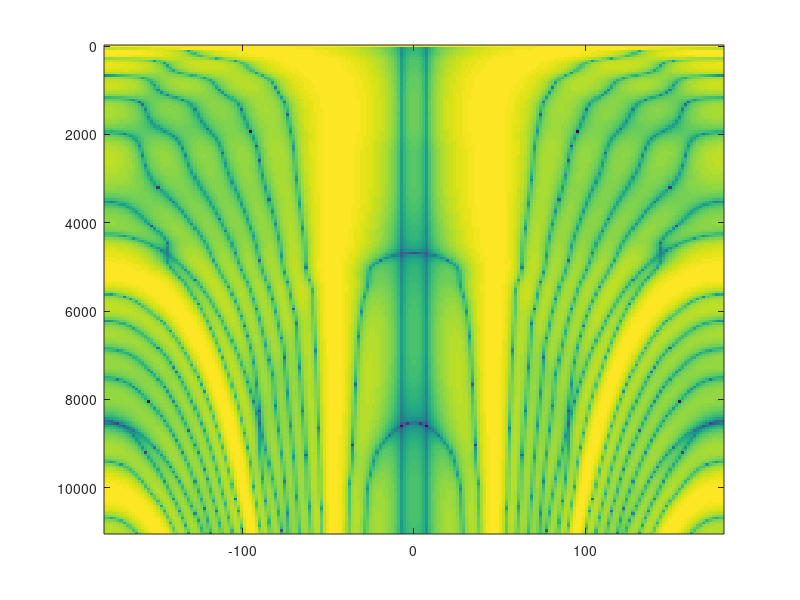

MATLAB code to generate this figure: (Note: this script raises an error after producing the figure.)
%% ex9: dynamic beampattern

clear
clc
addpath 'E:\MATLAB2021b\RIR-Generator-master'

%% parameters 
fs=22050;
c = 340;                  % Sound velocity (m/s) 
num_mics=8;               % micphone number 
% distance between microphone (linear array) 
d=0.04; 
% Microphone array position [x y z] (m) 
position_mics = [1 1.5 2;  
                 1+d 1.5 2; 
                 1+2*d 1.5 2; 
                 1+3*d 1.5 2; 
                 1+4*d 1.5 2; 
                 1+5*d 1.5 2; 
                 1+6*d 1.5 2; 
                 1+7*d 1.5 2];  

% distance matrix of mics
l_mn = zeros(num_mics, num_mics);
for i = 1:num_mics
    for j = 1:num_mics
        l_mn(i, j) = abs(i - j) * d;
    end
end

% Source position [x y z] (m)
% v_x=0.5;
% v_y=0;
% v_z=0;
% t=[0:0.1:length(source)/fs]';

%% RIR parameters
room = [8 6 5];                % Room dimensions [x y z] (m)
rev_time = 0.3;             % Reverberation time (s)
m = 4096;                   % Number of samples
mtype = 'omnidirectional';  % Type of microphone
order =-1;                  % Reflection order
dim = 3;                    % Room dimension
orientation=0;            % Microphone orientation (rad)
hp_filter = 1;              % Enable high-pass filter


% for n=1:length(t)
%   position_source = [2+v_x*t(n) 3.5+v_y*t(n) 2+v_z*t(n)]; 

  % interference position [x y z] (m) 
  % position_interf = [3 3 2];   

  % DOA 
  
  thetas_source=46.6; 
  thetas_interf=6.8;
  n_fft=201;
% % 
% %   rir_desired = rir_generator(c, fs, position_mics, position_source, room, rev_time, m, mtype, order, dim, orientation, hp_filter);
% %   %   rir_interf = rir_generator(c, fs, position_mics, position_interf, room, rev_time, m, mtype, order, dim, orientation, hp_filter);
% % 
% %   %% combine the rir to the speech signal
% %   % get the received signal x in each microphone
% %   desired_signal=zeros(num_mics,length(source)+1);
% %   interference_signal=zeros(num_mics,length(source));
% % 
% %   for i=1:num_mics
% %     desired_signal(i,((n-1)*0.1*fs+1):n*0.1*fs)=filter(rir_desired(i,:),1,source(((n-1)*0.1*fs+1):n*0.1*fs))*10;
% % %   interference_signal(i,:)=filter(rir_interf(i,:),1,interf1)*10;
% %   end
% % end
% % 
% % % noise=0.001*randn(num_mics,L);
% % noise=awgn(desired_signal,30,'measured');
% % received_signal = desired_signal + noise;
% % % soundsc(received_signal(1,:),fs)
% % 
% % %% frequency domain frame-based processing for each microphone
% % overlap_factor = 2;   
% % % frame increment in samples
% % inc = 256;                               
% % % DFT window length
% % N_window = inc*overlap_factor;                        
% % window = hamming(N_window,'periodic');
% % 
% % % segment signal into frames and do DFT
% % for i=1:num_mics
% %   [frame_interf,T,WS]=v_enframe(interference_signal(i,:),window,1/overlap_factor,'fa'); 
% %   [frame_noise,T,WS]=v_enframe(noise(i,:),window,1/overlap_factor,'fa'); 
% %   total_frame_interf(i,:,:)=frame_interf;
% %   total_frame_noise(i,:,:)=frame_noise;
% %   n_frame=size(frame_interf,1);
% %   n_fft=size(frame_interf,2);
% % end
% % 
% % %% calculate w using data independent model
% % D_noise=2; 
% % theta_noise=(0:10:180)'; 
% % Rnn=zeros(num_mics,num_mics);
% % % for k=1:length(theta_noise)
% % %   position_noise = D_noise*[cos(theta_noise(k)/180*pi) sin(theta_noise(k)/180*pi) 0] + position_mics(1,:);   
% % %   order=0;
% % %   rir_diffuse = rir_generator(c, fs, position_mics, position_noise, room, rev_time, n, mtype, order, dim, orientation, hp_filter);
% % %   Rnn=Rnn+rir_diffuse*rir_diffuse';
% % % end

% steering vector

for n=1:length(thetas_source)
  freqVec=linspace(0, fs/2, n_fft);
%   theta_noise=(0:10:180)'; 
%   Rnn=zeros(num_mics,num_mics);
%   D_noise=1;
%   for k=1:length(theta_noise)
%     position_noise = D_noise*[cos(theta_noise(k)/180*pi) sin(theta_noise(k)/180*pi) 0] + position_mics(1,:);   
%     order=0;
%     rir_diffuse = rir_generator(c, fs, position_mics, position_noise, room, rev_time, m, mtype, order, dim, orientation, hp_filter);
%     Rnn=Rnn+rir_diffuse*rir_diffuse';
%   end
%   Rnn=Rnn/length(theta_noise);
%     D=1;
%     position_source=D*[cos(thetas_source(n)/180*pi) sin(thetas_source(n)/180*pi) 0] + position_mics(1,:);
%     position_interf=D*[cos(thetas_interf(n)/180*pi) sin(thetas_interf(n)/180*pi) 0] + position_mics(1,:);
%     
%     d_desired = rir_generator(c, fs, position_mics, position_source, room, 0, m);
%     d_interf = rir_generator(c, fs, position_mics, position_interf, room, 0, m);
%     temp=fft(d_desired,400,2);
%     vs=temp(:,1:n_fft);
%     vs=vs./vs(1,:);
%     temp=fft(d_interf,400,2);
%     vn=temp(:,1:n_fft);
%     vn=vn./vn(1,:);


  vs = exp(1i*2*pi*[0:num_mics-1].'*freqVec*d*cos(thetas_source(n)*pi/180)/c); % signal direction vector
  vn = exp(1i*2*pi*[0:num_mics-1].'*freqVec*d*cos(thetas_interf(n)*pi/180)/c); % interference direction vector

  % compute MVDR/LCMV weight
  w_mvdr = zeros(num_mics, length(freqVec));
  w_lcmv = zeros(num_mics, length(freqVec));
  eps=1e-4;
  for f = 1:length(freqVec)
%      Rnn=sin(2*pi*f*l_mn/c/n_fft)/(2*pi*f*l_mn/c/n_fft);
     Rnn = sinc(2*(f-1)/400*fs*l_mn/c);
     if rcond(Rnn)<100
       Rnn = Rnn+eye(num_mics)*min(diag(Rnn))*eps;
     end
     % LCMV
     C = [vs(:, f),vn(:,f)];
     denominator = C'/Rnn*C;
     if rcond(denominator)<eps
       denominator = denominator+eye(size(C,2))*min(diag(denominator))*eps;
     end
     F=[1,0].';
     w_lcmv(:, f) = (Rnn\C) / (denominator)*F;
   
     % MVDR
     vf=vs(:, f);
     w_mvdr(:, f) = (Rnn\vf) / (vf'/Rnn*vf);
  end

  % plot the 3D beam pattern
  theta = 180 * [-1:0.01:1];
  B_mvdr=zeros(n_fft,length(theta));
  B_lcmv=zeros(n_fft,length(theta));
  for i=1:length(freqVec)
    v = exp(1i*2*pi*[0:num_mics-1].'* d*cosd(theta)*freqVec(i)/c);
    B_mvdr(i,:) = abs(w_mvdr(:,i)' * v);
    B_lcmv(i,:) = abs(w_lcmv(:,i)' * v);
  end

 P_mvdr=20*log10(B_mvdr./max(B_mvdr,[],2));
 P_lcmv=20*log10(B_lcmv./max(B_lcmv,[],2));


clf;
imagesc(theta',freqVec,P_lcmv);
hold on
xline(thetas_source(n),'blue',LineWidth=2);
xline(thetas_interf(n),'red',LineWidth=2);
title(['Target at ',num2str(thetas_source(n)),' deg and interferer at ',num2str(thetas_interf(n)),' deg.'],'FontSize',17,'FontName','Times New Roman');
set(gca,'YDir','normal')
xlabel('DOA (Degree)','FontSize',15,'FontName','Times New Roman')
ylabel('Frequency (Hz)','FontSize',15,'FontName','Times New Roman')
colorbar
caxis([-70 0]);

pause(10)

% clf;
% k=100;
% plot(theta,20*log10(B_mvdr(k,:)/max(B_mvdr(k,:))))
% hold on
% grid on
% plot(theta,20*log10(B_lcmv(k,:)/max(B_lcmv(k,:))))
% xlabel('degree')
% ylabel('dB')
% xline(thetas_source(n),'blue');
% xline(thetas_interf(n));
% 
% pause(0.1)
end
